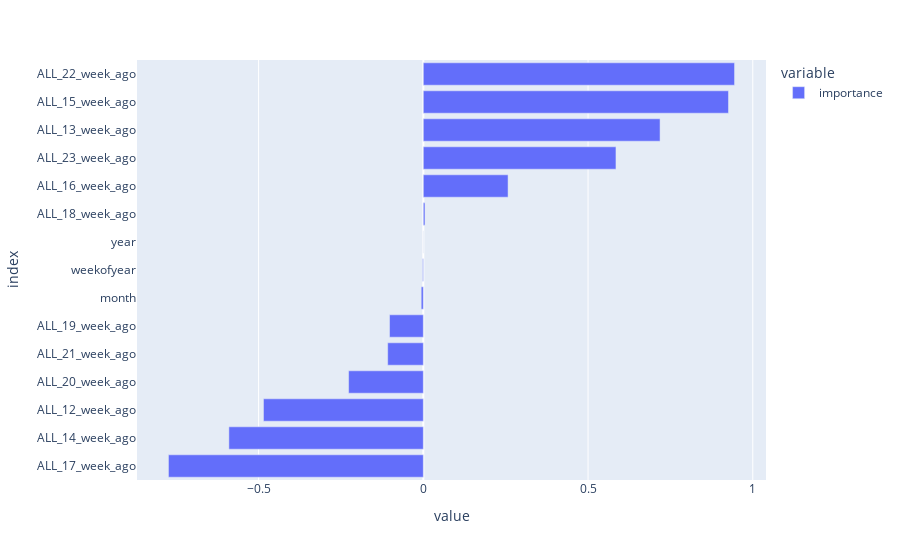

The cell this chart's notebook holds for it:
### Code cell
%%time

train_last_date = df_gr.index[-1]
X_train = X[X.index <= train_last_date]
y_train = y[y.index <= train_last_date]
print(X_train.shape, y_train.shape)

model = trainXGBoost(X_train, y_train)

fi = pd.DataFrame(model.coef_, index=X_train.columns, columns=['importance']).sort_values('importance')
px.bar(fi, orientation='h')

### Figure 1 — Plotly figure (JSON) as saved in the notebook; plotly's stock layout.template omitted (floating-point values rounded to 4 significant figures)
{"data": [{"alignmentgroup": "True", "hovertemplate": "variable=importance<br>value=%{x}<br>index=%{y}<extra></extra>", "legendgroup": "importance", "marker": {"color": "#636efa", "pattern": {"shape": ""}}, "name": "importance", "offsetgroup": "importance", "orientation": "h", "showlegend": true, "textposition": "auto", "type": "bar", "x": [-0.7736, -0.5901, -0.4852, -0.2267, -0.1081, -0.1026, -0.006391, -0.002077, -5.888e-05, 0.004982, 0.2572, 0.5847, 0.7186, 0.9262, 0.9446], "xaxis": "x", "y": ["ALL_17_week_ago", "ALL_14_week_ago", "ALL_12_week_ago", "ALL_20_week_ago", "ALL_21_week_ago", "ALL_19_week_ago", "month", "weekofyear", "year", "ALL_18_week_ago", "ALL_16_week_ago", "ALL_23_week_ago", "ALL_13_week_ago", "ALL_15_week_ago", "ALL_22_week_ago"], "yaxis": "y"}], "layout": {"autosize": true, "barmode": "relative", "legend": {"title": {"text": "variable"}, "tracegroupgap": 0}, "margin": {"t": 60}, "xaxis": {"anchor": "y", "autorange": true, "domain": [0, 1], "range": [-0.869, 1.04], "title": {"text": "value"}, "type": "linear"}, "yaxis": {"anchor": "x", "autorange": true, "domain": [0, 1], "range": [-0.5, 14.5], "title": {"text": "index"}, "type": "category"}}}
